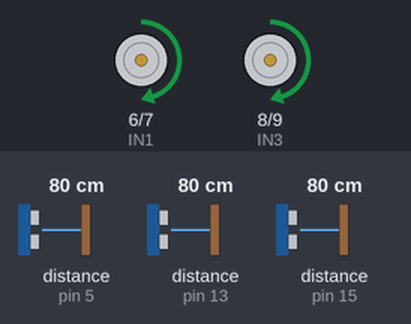
Simulated run of this sketch. Board: Arduino Uno, built with avr-gcc and run on an emulated ATmega328P. On the bench: motor-driver pin pairs drawn as motors (green arrow = first pin HIGH = forward, orange = second pin HIGH = backward, longer = more drive, scaled by the enable pin). The test bench sets the inputs (shaded band); at power-on: distance to the obstacle (sensors on pin 5, pin 13, pin 15) 80 cm. The echo pulse lasts 58.3 µs per cm.

Above: at 2.2 s.
2.3 s: distance to the obstacle (sensor on pin 5) set to 75 cm
3.8 s: distance to the obstacle (sensor on pin 5) set to 66 cm
At 4.6 s:
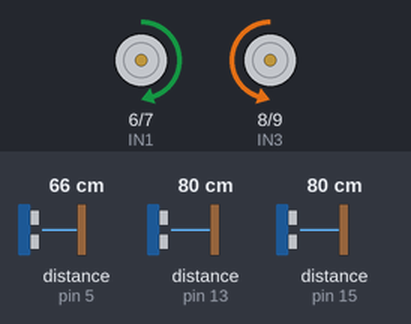
At 5.2 s:
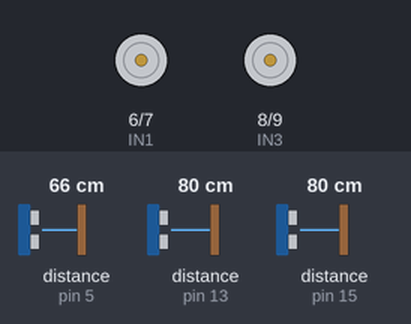
6.8 s: distance to the obstacle (sensor on pin 13) set to 74 cm
At 7.68 s:
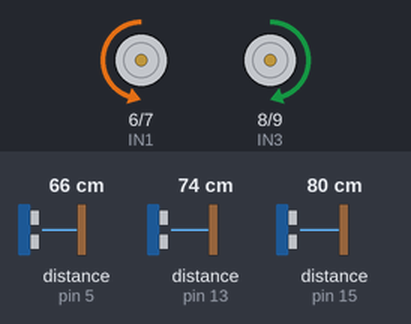
9.8 s: distance to the obstacle (sensor on pin 13) set to 120 cm
12.8 s: distance to the obstacle (sensor on pin 13) set to 2 cm
Timing chart, 0 to 16.8 s (numbered marks = the images above; inputs shaded):
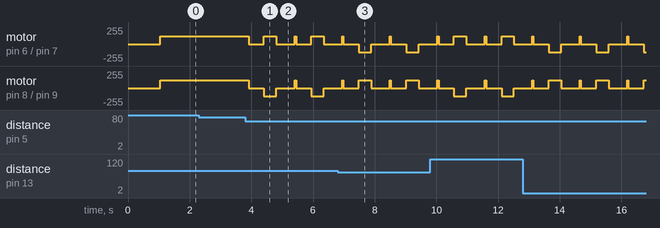

The sketch:

carro_autonomo.ino
```cpp
#include <Ultrasonic.h>
#include <RFID.h>

// Configuração dos sensores
#define TRIGGER_PIN1 4
#define ECHO_PIN1    5

#define TRIGGER_PIN2 12
#define ECHO_PIN2    13

#define TRIGGER_PIN3 14
#define ECHO_PIN3    15

//configuração dos motores
#define IN1 6
#define IN2 7
#define IN3 8
#define IN4 9

#define ENA 10
#define ENB 11

// configuração do RFID
#define SS_PIN 2
#define RST_PIN 3
RFID rfid(SS_PIN, RST_PIN);

// configuração dos sensores
Ultrasonic ultrasonic_frente(TRIGGER_PIN1, ECHO_PIN1);
Ultrasonic ultrasonic_esquerda(TRIGGER_PIN2, ECHO_PIN2);
Ultrasonic ultrasonic_direita(TRIGGER_PIN3, ECHO_PIN3);

unsigned long int tempoAnterior = 0;

float distancia_frente();
float distancia_direita();
float distancia_esquerda();

void robo_frente();
void robo_esquerda();
void robo_direita();
void robo_parado();

void decisao_esquerda();
void decisao_direita();


void setup()
{
  pinMode(IN1,OUTPUT);
  pinMode(IN2,OUTPUT);
  pinMode(IN3,OUTPUT);
  pinMode(IN4,OUTPUT);
  pinMode(ENA,OUTPUT);
  pinMode(ENB,OUTPUT);
  analogWrite(ENA,120);
  analogWrite(ENB,120);
  rfid.init();
  delay(1000);
} //end setup


void loop()
{
  while(1)
  {
      robo_frente();
      leitura_RFID();
      float dist_cm_frente = distancia_frente();
      float dist_cm_direita = distancia_direita();
      float dist_cm_esquerda = distancia_esquerda();

      if(dist_cm_frente <= 70) // caso a distancia medida na frente for menor que 70cm
      {
         if(dist_cm_direita > dist_cm_esquerda) { decisao_direita(); } // caso a distancia medida na direita for maior que a esquerda o robo irá para a direita
         if(dist_cm_direita < dist_cm_esquerda) { decisao_esquerda();} // caso a distancia medida na direita for menor que a esquerda o robo irá para a a esquerda
         if(dist_cm_direita == dist_cm_esquerda){ decisao_esquerda();} // caso as duas medidas forem iguais o robo irá para a esquerda. ESSA DECISÃO É SÓ PARA EVITAR QUE O ROBO FIQUE CONFUSO
      }

      delay(100);
  }
}


float distancia_frente()
{
  float cmMsec;
  long microsec = ultrasonic_frente.timing();
  cmMsec = ultrasonic_frente.convert(microsec, Ultrasonic::CM);
  return(cmMsec);
  delay(10);
}


float distancia_direita()
{
  float cmMsec;
  long microsec = ultrasonic_direita.timing();
  cmMsec = ultrasonic_direita.convert(microsec, Ultrasonic::CM);
  return(cmMsec);
  delay(10);
}


float distancia_esquerda()
{
  float cmMsec;
  long microsec = ultrasonic_esquerda.timing();
  cmMsec = ultrasonic_esquerda.convert(microsec, Ultrasonic::CM);
  return(cmMsec);
  delay(10);
}

void robo_frente()
{
  digitalWrite(IN1,HIGH);
  digitalWrite(IN2,LOW);
  digitalWrite(IN3,HIGH);
  digitalWrite(IN4,LOW);
}

void robo_esquerda()
{
  digitalWrite(IN1,HIGH);
  digitalWrite(IN2,LOW);
  digitalWrite(IN3,LOW);
  digitalWrite(IN4,HIGH);
}

void robo_direita()
{
  digitalWrite(IN1,LOW);
  digitalWrite(IN2,HIGH);
  digitalWrite(IN3,HIGH);
  digitalWrite(IN4,LOW);
}

void robo_parado()
{
  digitalWrite(IN1,LOW);
  digitalWrite(IN2,LOW);
  digitalWrite(IN3,LOW);
  digitalWrite(IN4,LOW);
}

void decisao_esquerda()
{
  robo_parado();
  delay(500);
  robo_esquerda();
  delay(400);
  robo_parado();
  delay(500);
}

void decisao_direita()
{
  robo_parado();
  delay(500);
  robo_direita();
  delay(400);
  robo_parado();
  delay(500);
}

void leitura_RFID(){
  int cards[][5] = {                      // Declara os códigos liberados para acesso
    {118, 157, 177, 171, 241},            // Tag de sinal vermelho
    {240, 193, 247, 54, 240},             // Tag de sinal verde
    {131, 95, 107, 154, 45}               // Tag de sinal amarelo
  };

  if(rfid.isCard()){
    Serial.print(rfid.serNum[0]);
    Serial.print(" ");
    Serial.print(rfid.serNum[1]);
    Serial.print(" ");
    Serial.print(rfid.serNum[2]);
    Serial.print(" ");
    Serial.print(rfid.serNum[3]);
    Serial.print(" ");
    Serial.print(rfid.serNum[4]);
    Serial.println(" ");

    for (int i = 0; i < sizeof(rfid.serNum); i++ )
    {
      if(rfid.serNum[i] == cards[0][i]) robo_parado();
      if(rfid.serNum[i] == cards[1][i]) continue;
      if(rfid.serNum[i] == cards[2][i]) continue;
    }

  }
}
```

Measured:
- the behaviour switches between 71 and 70 cm on distance to the obstacle (sensor on pin 5) (found by bisection; images 0 and 1)
- the behaviour switches between 80 and 79 cm on distance to the obstacle (sensor on pin 13) (found by bisection; images 2 and 3)
- after the input at 2.3 s, every drawn part: stays the same
- after the input at 3.8 s, motor on pin 6 (IN1) / pin 7 (IN2): goes stopped 0.50 s, forward 120/255 0.40 s, stopped 1.1 s, forward 120/255 0.40 s, then stopped, starting after 0.11 s; motor on pin 8 (IN3) / pin 9 (IN4): goes stopped 0.50 s, backward 120/255 0.40 s, stopped 1.1 s, backward 120/255 0.40 s, then stopped, starting after 0.11 s
